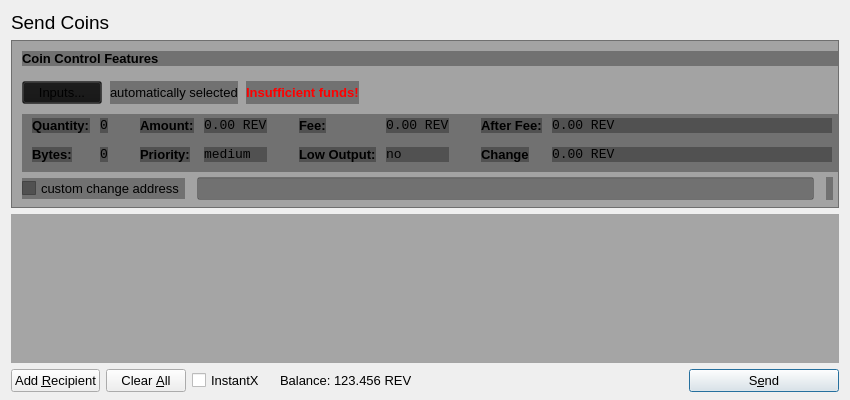
<?xml version="1.0" encoding="UTF-8"?>
<ui version="4.0">
 <class>SendCoinsDialog</class>
 <widget class="QDialog" name="SendCoinsDialog">
  <property name="geometry">
   <rect>
    <x>0</x>
    <y>0</y>
    <width>850</width>
    <height>400</height>
   </rect>
  </property>
  <property name="windowTitle">
   <string>Send Coins</string>
  </property>
  <property name="styleSheet">
   <string notr="true"/>
  </property>
  <layout class="QVBoxLayout" name="verticalLayout" stretch="0,0,1,0">
   <property name="bottomMargin">
    <number>8</number>
   </property>
   <item>
    <widget class="QLabel" name="label_2">
     <property name="font">
      <font>
       <pointsize>14</pointsize>
      </font>
     </property>
     <property name="text">
      <string>Send Coins</string>
     </property>
    </widget>
   </item>
   <item>
    <widget class="QFrame" name="frameCoinControl">
     <property name="sizePolicy">
      <sizepolicy hsizetype="Expanding" vsizetype="Expanding">
       <horstretch>0</horstretch>
       <verstretch>0</verstretch>
      </sizepolicy>
     </property>
     <property name="maximumSize">
      <size>
       <width>16777215</width>
       <height>16777215</height>
      </size>
     </property>
     <property name="styleSheet">
      <string notr="true">background: transparent;
background-color: rgb(20, 20, 20, 0.35);
</string>
     </property>
     <property name="frameShape">
      <enum>QFrame::StyledPanel</enum>
     </property>
     <property name="frameShadow">
      <enum>QFrame::Sunken</enum>
     </property>
     <layout class="QVBoxLayout" name="verticalLayoutCoinControl2">
      <property name="spacing">
       <number>6</number>
      </property>
      <property name="leftMargin">
       <number>0</number>
      </property>
      <property name="topMargin">
       <number>0</number>
      </property>
      <property name="rightMargin">
       <number>0</number>
      </property>
      <property name="bottomMargin">
       <number>6</number>
      </property>
      <item>
       <layout class="QVBoxLayout" name="verticalLayoutCoinControl" stretch="0,0,0,0,1">
        <property name="spacing">
         <number>0</number>
        </property>
        <property name="leftMargin">
         <number>10</number>
        </property>
        <property name="topMargin">
         <number>10</number>
        </property>
        <item>
         <layout class="QHBoxLayout" name="horizontalLayoutCoinControl1">
          <property name="bottomMargin">
           <number>15</number>
          </property>
          <item>
           <widget class="QLabel" name="labelCoinControlFeatures">
            <property name="sizePolicy">
             <sizepolicy hsizetype="Preferred" vsizetype="Maximum">
              <horstretch>0</horstretch>
              <verstretch>0</verstretch>
             </sizepolicy>
            </property>
            <property name="font">
             <font>
              <pointsize>10</pointsize>
              <weight>75</weight>
              <bold>true</bold>
             </font>
            </property>
            <property name="styleSheet">
             <string notr="true">font-weight:bold;</string>
            </property>
            <property name="text">
             <string>Coin Control Features</string>
            </property>
           </widget>
          </item>
         </layout>
        </item>
        <item>
         <layout class="QHBoxLayout" name="horizontalLayoutCoinControl2" stretch="0,0,0,0">
          <property name="spacing">
           <number>8</number>
          </property>
          <property name="bottomMargin">
           <number>10</number>
          </property>
          <item>
           <widget class="QPushButton" name="pushButtonCoinControl">
            <property name="font">
             <font>
              <pointsize>10</pointsize>
             </font>
            </property>
            <property name="styleSheet">
             <string notr="true"/>
            </property>
            <property name="text">
             <string>Inputs...</string>
            </property>
           </widget>
          </item>
          <item>
           <widget class="QLabel" name="labelCoinControlAutomaticallySelected">
            <property name="font">
             <font>
              <pointsize>10</pointsize>
             </font>
            </property>
            <property name="text">
             <string>automatically selected</string>
            </property>
            <property name="margin">
             <number>5</number>
            </property>
           </widget>
          </item>
          <item>
           <widget class="QLabel" name="labelCoinControlInsuffFunds">
            <property name="font">
             <font>
              <pointsize>10</pointsize>
              <weight>75</weight>
              <bold>true</bold>
             </font>
            </property>
            <property name="styleSheet">
             <string notr="true">color:red;font-weight:bold;</string>
            </property>
            <property name="text">
             <string>Insufficient funds!</string>
            </property>
            <property name="margin">
             <number>5</number>
            </property>
           </widget>
          </item>
          <item>
           <spacer name="horizontalSpacerCoinControl">
            <property name="orientation">
             <enum>Qt::Horizontal</enum>
            </property>
            <property name="sizeHint" stdset="0">
             <size>
              <width>40</width>
              <height>1</height>
             </size>
            </property>
           </spacer>
          </item>
         </layout>
        </item>
        <item>
         <widget class="QWidget" name="widgetCoinControl" native="true">
          <property name="sizePolicy">
           <sizepolicy hsizetype="Preferred" vsizetype="Preferred">
            <horstretch>0</horstretch>
            <verstretch>0</verstretch>
           </sizepolicy>
          </property>
          <property name="minimumSize">
           <size>
            <width>0</width>
            <height>0</height>
           </size>
          </property>
          <property name="styleSheet">
           <string notr="true"/>
          </property>
          <layout class="QHBoxLayout" name="horizontalLayoutCoinControl5">
           <property name="leftMargin">
            <number>0</number>
           </property>
           <property name="topMargin">
            <number>0</number>
           </property>
           <property name="rightMargin">
            <number>0</number>
           </property>
           <property name="bottomMargin">
            <number>0</number>
           </property>
           <item>
            <layout class="QHBoxLayout" name="horizontalLayoutCoinControl3" stretch="0,0,0,1">
             <property name="spacing">
              <number>20</number>
             </property>
             <property name="topMargin">
              <number>0</number>
             </property>
             <property name="bottomMargin">
              <number>10</number>
             </property>
             <item>
              <layout class="QFormLayout" name="formLayoutCoinControl1">
               <property name="horizontalSpacing">
                <number>10</number>
               </property>
               <property name="verticalSpacing">
                <number>14</number>
               </property>
               <property name="leftMargin">
                <number>10</number>
               </property>
               <property name="topMargin">
                <number>4</number>
               </property>
               <property name="rightMargin">
                <number>6</number>
               </property>
               <item row="0" column="0">
                <widget class="QLabel" name="labelCoinControlQuantityText">
                 <property name="font">
                  <font>
                   <pointsize>10</pointsize>
                   <weight>75</weight>
                   <bold>true</bold>
                  </font>
                 </property>
                 <property name="styleSheet">
                  <string notr="true">font-weight:bold;</string>
                 </property>
                 <property name="text">
                  <string>Quantity:</string>
                 </property>
                 <property name="margin">
                  <number>0</number>
                 </property>
                </widget>
               </item>
               <item row="0" column="1">
                <widget class="QLabel" name="labelCoinControlQuantity">
                 <property name="font">
                  <font>
                   <family>Monospace</family>
                   <pointsize>10</pointsize>
                  </font>
                 </property>
                 <property name="cursor">
                  <cursorShape>IBeamCursor</cursorShape>
                 </property>
                 <property name="contextMenuPolicy">
                  <enum>Qt::ActionsContextMenu</enum>
                 </property>
                 <property name="text">
                  <string>0</string>
                 </property>
                 <property name="margin">
                  <number>0</number>
                 </property>
                 <property name="textInteractionFlags">
                  <set>Qt::LinksAccessibleByMouse|Qt::TextSelectableByKeyboard|Qt::TextSelectableByMouse</set>
                 </property>
                </widget>
               </item>
               <item row="1" column="0">
                <widget class="QLabel" name="labelCoinControlBytesText">
                 <property name="font">
                  <font>
                   <pointsize>10</pointsize>
                   <weight>75</weight>
                   <bold>true</bold>
                  </font>
                 </property>
                 <property name="styleSheet">
                  <string notr="true">font-weight:bold;</string>
                 </property>
                 <property name="text">
                  <string>Bytes:</string>
                 </property>
                </widget>
               </item>
               <item row="1" column="1">
                <widget class="QLabel" name="labelCoinControlBytes">
                 <property name="font">
                  <font>
                   <family>Monospace</family>
                   <pointsize>10</pointsize>
                  </font>
                 </property>
                 <property name="cursor">
                  <cursorShape>IBeamCursor</cursorShape>
                 </property>
                 <property name="contextMenuPolicy">
                  <enum>Qt::ActionsContextMenu</enum>
                 </property>
                 <property name="text">
                  <string>0</string>
                 </property>
                 <property name="textInteractionFlags">
                  <set>Qt::LinksAccessibleByMouse|Qt::TextSelectableByKeyboard|Qt::TextSelectableByMouse</set>
                 </property>
                </widget>
               </item>
              </layout>
             </item>
             <item>
              <layout class="QFormLayout" name="formLayoutCoinControl2">
               <property name="horizontalSpacing">
                <number>10</number>
               </property>
               <property name="verticalSpacing">
                <number>14</number>
               </property>
               <property name="leftMargin">
                <number>6</number>
               </property>
               <property name="topMargin">
                <number>4</number>
               </property>
               <property name="rightMargin">
                <number>6</number>
               </property>
               <item row="0" column="0">
                <widget class="QLabel" name="labelCoinControlAmountText">
                 <property name="font">
                  <font>
                   <pointsize>10</pointsize>
                   <weight>75</weight>
                   <bold>true</bold>
                  </font>
                 </property>
                 <property name="styleSheet">
                  <string notr="true">font-weight:bold;</string>
                 </property>
                 <property name="text">
                  <string>Amount:</string>
                 </property>
                 <property name="margin">
                  <number>0</number>
                 </property>
                </widget>
               </item>
               <item row="0" column="1">
                <widget class="QLabel" name="labelCoinControlAmount">
                 <property name="font">
                  <font>
                   <family>Monospace</family>
                   <pointsize>10</pointsize>
                  </font>
                 </property>
                 <property name="cursor">
                  <cursorShape>IBeamCursor</cursorShape>
                 </property>
                 <property name="contextMenuPolicy">
                  <enum>Qt::ActionsContextMenu</enum>
                 </property>
                 <property name="text">
                  <string>0.00 REV</string>
                 </property>
                 <property name="textInteractionFlags">
                  <set>Qt::LinksAccessibleByMouse|Qt::TextSelectableByKeyboard|Qt::TextSelectableByMouse</set>
                 </property>
                </widget>
               </item>
               <item row="1" column="0">
                <widget class="QLabel" name="labelCoinControlPriorityText">
                 <property name="font">
                  <font>
                   <pointsize>10</pointsize>
                   <weight>75</weight>
                   <bold>true</bold>
                  </font>
                 </property>
                 <property name="styleSheet">
                  <string notr="true">font-weight:bold;</string>
                 </property>
                 <property name="text">
                  <string>Priority:</string>
                 </property>
                </widget>
               </item>
               <item row="1" column="1">
                <widget class="QLabel" name="labelCoinControlPriority">
                 <property name="font">
                  <font>
                   <family>Monospace</family>
                   <pointsize>10</pointsize>
                  </font>
                 </property>
                 <property name="cursor">
                  <cursorShape>IBeamCursor</cursorShape>
                 </property>
                 <property name="contextMenuPolicy">
                  <enum>Qt::ActionsContextMenu</enum>
                 </property>
                 <property name="text">
                  <string>medium</string>
                 </property>
                 <property name="textInteractionFlags">
                  <set>Qt::LinksAccessibleByMouse|Qt::TextSelectableByKeyboard|Qt::TextSelectableByMouse</set>
                 </property>
                </widget>
               </item>
              </layout>
             </item>
             <item>
              <layout class="QFormLayout" name="formLayoutCoinControl3">
               <property name="horizontalSpacing">
                <number>10</number>
               </property>
               <property name="verticalSpacing">
                <number>14</number>
               </property>
               <property name="leftMargin">
                <number>6</number>
               </property>
               <property name="topMargin">
                <number>4</number>
               </property>
               <property name="rightMargin">
                <number>6</number>
               </property>
               <item row="0" column="0">
                <widget class="QLabel" name="labelCoinControlFeeText">
                 <property name="font">
                  <font>
                   <pointsize>10</pointsize>
                   <weight>75</weight>
                   <bold>true</bold>
                  </font>
                 </property>
                 <property name="styleSheet">
                  <string notr="true">font-weight:bold;</string>
                 </property>
                 <property name="text">
                  <string>Fee:</string>
                 </property>
                 <property name="margin">
                  <number>0</number>
                 </property>
                </widget>
               </item>
               <item row="0" column="1">
                <widget class="QLabel" name="labelCoinControlFee">
                 <property name="font">
                  <font>
                   <family>Monospace</family>
                   <pointsize>10</pointsize>
                  </font>
                 </property>
                 <property name="cursor">
                  <cursorShape>IBeamCursor</cursorShape>
                 </property>
                 <property name="contextMenuPolicy">
                  <enum>Qt::ActionsContextMenu</enum>
                 </property>
                 <property name="text">
                  <string>0.00 REV</string>
                 </property>
                 <property name="textInteractionFlags">
                  <set>Qt::LinksAccessibleByMouse|Qt::TextSelectableByKeyboard|Qt::TextSelectableByMouse</set>
                 </property>
                </widget>
               </item>
               <item row="1" column="0">
                <widget class="QLabel" name="labelCoinControlLowOutputText">
                 <property name="font">
                  <font>
                   <pointsize>10</pointsize>
                   <weight>75</weight>
                   <bold>true</bold>
                  </font>
                 </property>
                 <property name="styleSheet">
                  <string notr="true">font-weight:bold;</string>
                 </property>
                 <property name="text">
                  <string>Low Output:</string>
                 </property>
                </widget>
               </item>
               <item row="1" column="1">
                <widget class="QLabel" name="labelCoinControlLowOutput">
                 <property name="font">
                  <font>
                   <family>Monospace</family>
                   <pointsize>10</pointsize>
                  </font>
                 </property>
                 <property name="cursor">
                  <cursorShape>IBeamCursor</cursorShape>
                 </property>
                 <property name="contextMenuPolicy">
                  <enum>Qt::ActionsContextMenu</enum>
                 </property>
                 <property name="text">
                  <string>no</string>
                 </property>
                 <property name="textInteractionFlags">
                  <set>Qt::LinksAccessibleByMouse|Qt::TextSelectableByKeyboard|Qt::TextSelectableByMouse</set>
                 </property>
                </widget>
               </item>
              </layout>
             </item>
             <item>
              <layout class="QFormLayout" name="formLayoutCoinControl4">
               <property name="horizontalSpacing">
                <number>10</number>
               </property>
               <property name="verticalSpacing">
                <number>14</number>
               </property>
               <property name="leftMargin">
                <number>6</number>
               </property>
               <property name="topMargin">
                <number>4</number>
               </property>
               <property name="rightMargin">
                <number>6</number>
               </property>
               <item row="0" column="0">
                <widget class="QLabel" name="labelCoinControlAfterFeeText">
                 <property name="font">
                  <font>
                   <pointsize>10</pointsize>
                   <weight>75</weight>
                   <bold>true</bold>
                  </font>
                 </property>
                 <property name="styleSheet">
                  <string notr="true">font-weight:bold;</string>
                 </property>
                 <property name="text">
                  <string>After Fee:</string>
                 </property>
                 <property name="margin">
                  <number>0</number>
                 </property>
                </widget>
               </item>
               <item row="0" column="1">
                <widget class="QLabel" name="labelCoinControlAfterFee">
                 <property name="font">
                  <font>
                   <family>Monospace</family>
                   <pointsize>10</pointsize>
                  </font>
                 </property>
                 <property name="cursor">
                  <cursorShape>IBeamCursor</cursorShape>
                 </property>
                 <property name="contextMenuPolicy">
                  <enum>Qt::ActionsContextMenu</enum>
                 </property>
                 <property name="text">
                  <string>0.00 REV</string>
                 </property>
                 <property name="textInteractionFlags">
                  <set>Qt::LinksAccessibleByMouse|Qt::TextSelectableByKeyboard|Qt::TextSelectableByMouse</set>
                 </property>
                </widget>
               </item>
               <item row="1" column="0">
                <widget class="QLabel" name="labelCoinControlChangeText">
                 <property name="font">
                  <font>
                   <pointsize>10</pointsize>
                   <weight>75</weight>
                   <bold>true</bold>
                  </font>
                 </property>
                 <property name="styleSheet">
                  <string notr="true">font-weight:bold;</string>
                 </property>
                 <property name="text">
                  <string>Change</string>
                 </property>
                </widget>
               </item>
               <item row="1" column="1">
                <widget class="QLabel" name="labelCoinControlChange">
                 <property name="font">
                  <font>
                   <family>Monospace</family>
                   <pointsize>10</pointsize>
                  </font>
                 </property>
                 <property name="cursor">
                  <cursorShape>IBeamCursor</cursorShape>
                 </property>
                 <property name="contextMenuPolicy">
                  <enum>Qt::ActionsContextMenu</enum>
                 </property>
                 <property name="text">
                  <string>0.00 REV</string>
                 </property>
                 <property name="textInteractionFlags">
                  <set>Qt::LinksAccessibleByMouse|Qt::TextSelectableByKeyboard|Qt::TextSelectableByMouse</set>
                 </property>
                </widget>
               </item>
              </layout>
             </item>
            </layout>
           </item>
          </layout>
         </widget>
        </item>
        <item>
         <layout class="QHBoxLayout" name="horizontalLayoutCoinControl4" stretch="0,0,0">
          <property name="spacing">
           <number>12</number>
          </property>
          <property name="sizeConstraint">
           <enum>QLayout::SetDefaultConstraint</enum>
          </property>
          <property name="topMargin">
           <number>5</number>
          </property>
          <property name="rightMargin">
           <number>5</number>
          </property>
          <item>
           <widget class="QCheckBox" name="checkBoxCoinControlChange">
            <property name="font">
             <font>
              <pointsize>10</pointsize>
             </font>
            </property>
            <property name="text">
             <string>custom change address</string>
            </property>
           </widget>
          </item>
          <item>
           <widget class="QLineEdit" name="lineEditCoinControlChange">
            <property name="enabled">
             <bool>false</bool>
            </property>
            <property name="sizePolicy">
             <sizepolicy hsizetype="Expanding" vsizetype="Fixed">
              <horstretch>0</horstretch>
              <verstretch>0</verstretch>
             </sizepolicy>
            </property>
            <property name="font">
             <font>
              <pointsize>10</pointsize>
             </font>
            </property>
           </widget>
          </item>
          <item>
           <widget class="QLabel" name="labelCoinControlChangeLabel">
            <property name="sizePolicy">
             <sizepolicy hsizetype="Preferred" vsizetype="Expanding">
              <horstretch>0</horstretch>
              <verstretch>0</verstretch>
             </sizepolicy>
            </property>
            <property name="minimumSize">
             <size>
              <width>0</width>
              <height>0</height>
             </size>
            </property>
            <property name="text">
             <string/>
            </property>
            <property name="margin">
             <number>3</number>
            </property>
           </widget>
          </item>
         </layout>
        </item>
        <item>
         <spacer name="verticalSpacerCoinControl">
          <property name="orientation">
           <enum>Qt::Vertical</enum>
          </property>
          <property name="sizeHint" stdset="0">
           <size>
            <width>800</width>
            <height>1</height>
           </size>
          </property>
         </spacer>
        </item>
       </layout>
      </item>
     </layout>
    </widget>
   </item>
   <item>
    <widget class="QScrollArea" name="scrollArea">
     <property name="styleSheet">
      <string notr="true">background: transparent;
background-color: rgb(20, 20, 20, 0.19);
</string>
     </property>
     <property name="widgetResizable">
      <bool>true</bool>
     </property>
     <widget class="QWidget" name="scrollAreaWidgetContents">
      <property name="geometry">
       <rect>
        <x>0</x>
        <y>0</y>
        <width>830</width>
        <height>133</height>
       </rect>
      </property>
      <layout class="QVBoxLayout" name="verticalLayout_2">
       <property name="leftMargin">
        <number>0</number>
       </property>
       <property name="topMargin">
        <number>0</number>
       </property>
       <property name="rightMargin">
        <number>0</number>
       </property>
       <property name="bottomMargin">
        <number>0</number>
       </property>
       <item>
        <layout class="QVBoxLayout" name="entries">
         <property name="spacing">
          <number>6</number>
         </property>
        </layout>
       </item>
       <item>
        <spacer name="verticalSpacer">
         <property name="orientation">
          <enum>Qt::Vertical</enum>
         </property>
         <property name="sizeHint" stdset="0">
          <size>
           <width>20</width>
           <height>40</height>
          </size>
         </property>
        </spacer>
       </item>
      </layout>
     </widget>
    </widget>
   </item>
   <item>
    <layout class="QHBoxLayout" name="horizontalLayout">
     <item>
      <widget class="QPushButton" name="addButton">
       <property name="font">
        <font>
         <pointsize>10</pointsize>
        </font>
       </property>
       <property name="toolTip">
        <string>Send to multiple recipients at once</string>
       </property>
       <property name="text">
        <string>Add &amp;Recipient</string>
       </property>
       <property name="autoDefault">
        <bool>false</bool>
       </property>
      </widget>
     </item>
     <item>
      <widget class="QPushButton" name="clearButton">
       <property name="sizePolicy">
        <sizepolicy hsizetype="Minimum" vsizetype="Fixed">
         <horstretch>0</horstretch>
         <verstretch>0</verstretch>
        </sizepolicy>
       </property>
       <property name="font">
        <font>
         <pointsize>10</pointsize>
        </font>
       </property>
       <property name="toolTip">
        <string>Remove all transaction fields</string>
       </property>
       <property name="text">
        <string>Clear &amp;All</string>
       </property>
       <property name="autoRepeatDelay">
        <number>300</number>
       </property>
       <property name="autoDefault">
        <bool>false</bool>
       </property>
      </widget>
     </item>
     <item>
      <layout class="QHBoxLayout" name="horizontalLayout_2">
       <property name="spacing">
        <number>3</number>
       </property>
       <item>
        <widget class="QCheckBox" name="checkInstantX">
         <property name="enabled">
          <bool>true</bool>
         </property>
         <property name="minimumSize">
          <size>
           <width>85</width>
           <height>0</height>
          </size>
         </property>
         <property name="font">
          <font>
           <pointsize>10</pointsize>
          </font>
         </property>
         <property name="styleSheet">
          <string notr="true"/>
         </property>
         <property name="text">
          <string>InstantX</string>
         </property>
        </widget>
       </item>
       <item>
        <widget class="QLabel" name="label">
         <property name="sizePolicy">
          <sizepolicy hsizetype="Preferred" vsizetype="Fixed">
           <horstretch>0</horstretch>
           <verstretch>0</verstretch>
          </sizepolicy>
         </property>
         <property name="font">
          <font>
           <pointsize>10</pointsize>
          </font>
         </property>
         <property name="styleSheet">
          <string notr="true"/>
         </property>
         <property name="text">
          <string>Balance:</string>
         </property>
        </widget>
       </item>
       <item>
        <widget class="QLabel" name="labelBalance">
         <property name="sizePolicy">
          <sizepolicy hsizetype="Preferred" vsizetype="Fixed">
           <horstretch>0</horstretch>
           <verstretch>0</verstretch>
          </sizepolicy>
         </property>
         <property name="font">
          <font>
           <pointsize>10</pointsize>
          </font>
         </property>
         <property name="cursor">
          <cursorShape>IBeamCursor</cursorShape>
         </property>
         <property name="styleSheet">
          <string notr="true"/>
         </property>
         <property name="text">
          <string>123.456 REV</string>
         </property>
         <property name="textInteractionFlags">
          <set>Qt::LinksAccessibleByMouse|Qt::TextSelectableByKeyboard|Qt::TextSelectableByMouse</set>
         </property>
        </widget>
       </item>
      </layout>
     </item>
     <item>
      <spacer name="horizontalSpacer">
       <property name="orientation">
        <enum>Qt::Horizontal</enum>
       </property>
       <property name="sizeHint" stdset="0">
        <size>
         <width>40</width>
         <height>20</height>
        </size>
       </property>
      </spacer>
     </item>
     <item>
      <widget class="QPushButton" name="sendButton">
       <property name="minimumSize">
        <size>
         <width>150</width>
         <height>0</height>
        </size>
       </property>
       <property name="font">
        <font>
         <pointsize>10</pointsize>
        </font>
       </property>
       <property name="toolTip">
        <string>Confirm the send action</string>
       </property>
       <property name="text">
        <string>S&amp;end</string>
       </property>
       <property name="icon">
        <iconset resource="../bitcoin.qrc">
         <normaloff>:/icons/send</normaloff>:/icons/send</iconset>
       </property>
       <property name="default">
        <bool>true</bool>
       </property>
      </widget>
     </item>
    </layout>
   </item>
  </layout>
 </widget>
 <resources>
  <include location="../bitcoin.qrc"/>
 </resources>
 <connections/>
</ui>
